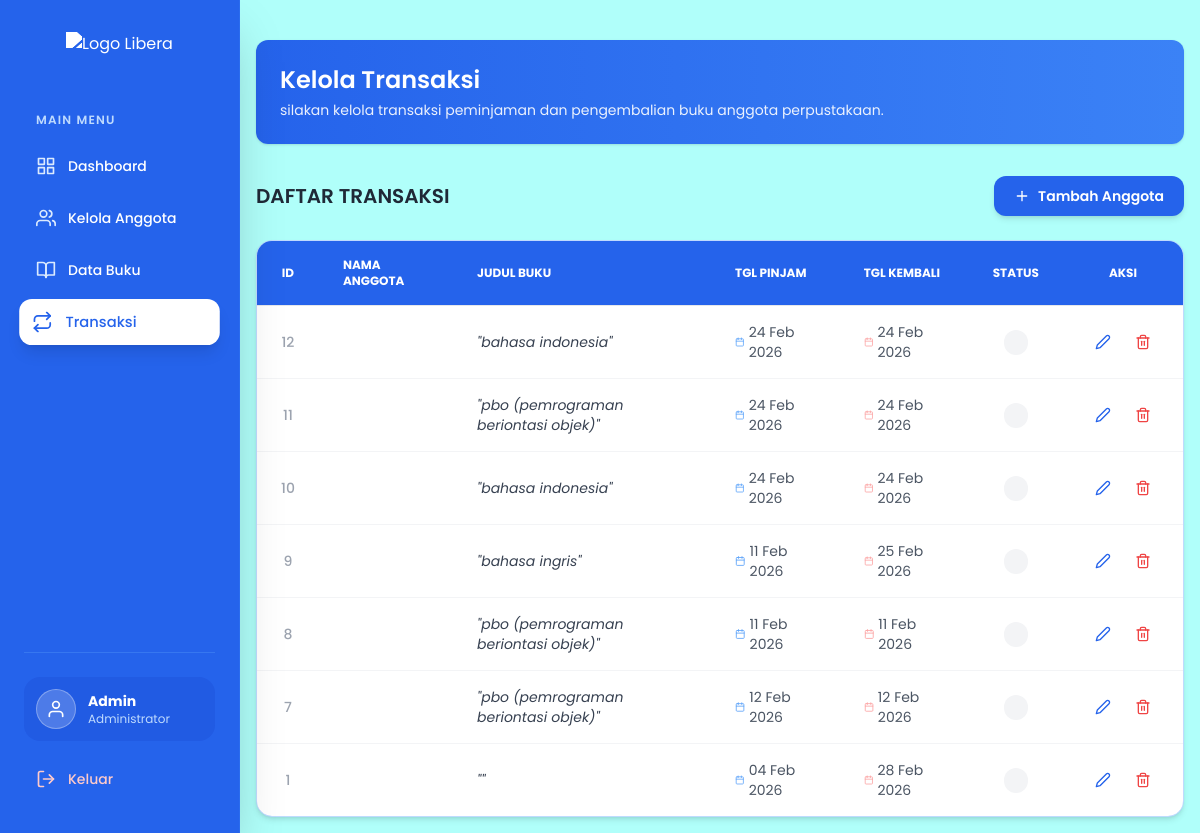
The app's page /Libera/admin/transaksi.php with its own data.
### tables this page shows
CREATE TABLE `transaksi` (
  `id_transaksi` int(11) NOT NULL,
  `id_anggota` int(11) NOT NULL,
  `nama` varchar(100) NOT NULL,
  `judul_buku` varchar(255) NOT NULL,
  `tanggal_pinjam` date NOT NULL,
  `tanggal_kembali` date NOT NULL,
  `status` enum('menunggu konfirmasi','disetujui','ditolak') NOT NULL,
  `id_buku` int(11) DEFAULT NULL
);

### Libera/admin/transaksi.php (the view, shortened to what this page needs)
<?php
include '../config/koneksi.php';
$query = "SELECT transaksi.*, anggota.nama AS nama_anggota
          FROM transaksi
          LEFT JOIN anggota ON transaksi.id_anggota = anggota.id_anggota
          ORDER BY transaksi.id_transaksi DESC";
$result = mysqli_query($koneksi, $query);
?>
<!DOCTYPE html>
<html lang="en">
<head>
    <script src="https://cdn.tailwindcss.com"></script>
</head>
<body class="bg-[#B0FFFA]">
    <?php include 'partials/sidebar.php'; ?>
    <main class="ml-60 p-4 min-h-screen">
        <section>
            <div class="mt-6 bg-gradient-to-r from-blue-600 to-blue-500 p-6 rounded-xl shadow text-white">
                <h2 class="text-2xl font-semibold mb-1">
                    Kelola Transaksi
                </h2>
                <p class="text-sm opacity-90">
                    silakan kelola transaksi peminjaman dan pengembalian buku anggota perpustakaan.
                </p>
            </div>
            <div class="mt-8 flex justify-between items-center mb-6">
                <h2 class="text-xl font-semibold text-gray-800">DAFTAR TRANSAKSI</h2>
                <a href="../admin/tambah_anggota.php"
                    class="flex items-center gap-2 px-5 py-2.5 bg-blue-600 text-white font-semibold rounded-xl hover:bg-blue-700 transition-all shadow-md hover:shadow-lg text-sm">
                    <i data-feather="plus" class="w-4 h-4"></i>
                    Tambah Anggota
                </a>
            </div>
            <div class="mt-4 relative overflow-hidden bg-blue-300 shadow-md rounded-2xl border border-blue-200">
                <table class="w-full text-sm text-left text-gray-600">
                    <thead class="text-xs uppercase bg-blue-600 text-white border-b border-gray-200">
                        <tr>
                            <th class="px-6 py-4 font-bold text-center">ID</th>
                            <th class="px-6 py-4 font-bold">Nama Anggota</th>
                            <th class="px-6 py-4 font-bold">Judul Buku</th>
                            <th class="px-6 py-4 font-bold">Tgl Pinjam</th>
                            <th class="px-6 py-4 font-bold">Tgl Kembali</th>
                            <th class="px-6 py-4 font-bold text-center">Status</th>
                            <th class="px-6 py-4 font-bold text-center">Aksi</th>
                        </tr>
                    </thead>
                    <tbody class="divide-y divide-gray-100 bg-white">
                        <?php
                        while ($row = mysqli_fetch_assoc($result)) {
                            $status_class = "";
                            if ($row['status'] == 'dipinjam') {
                                $status_class = "bg-orange-100 text-orange-600";
                            } elseif ($row['status'] == 'kembali') {
                                $status_class = "bg-green-100 text-green-600";
                            } else {
                                $status_class = "bg-gray-100 text-gray-600";
                            }
                        ?>
                            <tr class="hover:bg-blue-50/50 transition-colors">
                                <td class="px-6 py-4 text-center font-medium text-gray-400">
                                    <?php echo $row['id_transaksi']; ?>
                                </td>
                                <td class="px-6 py-4">
                                </td>
                                <td class="px-6 py-4">
                                    <div class="text-gray-700 italic">"<?php echo $row['judul_buku']; ?>"</div>
                                </td>
                                <td class="px-6 py-4">
                                    <span class="flex items-center gap-1">
                                        <i data-feather="calendar" class="w-3 h-3 text-blue-400"></i>
                                        <?php echo date('d M Y', strtotime($row['tanggal_pinjam'])); ?>
                                    </span>
                                </td>
                                <td class="px-6 py-4">
                                    <span class="flex items-center gap-1">
                                        <i data-feather="calendar" class="w-3 h-3 text-red-300"></i>
                                        <?php echo date('d M Y', strtotime($row['tanggal_kembali'])); ?>
                                    </span>
                                </td>
                                <td class="px-6 py-4 text-center">
                                    <span class="px-3 py-1 rounded-full text-xs font-bold uppercase <?php echo $status_class; ?>">
                                    </span>
                                </td>
                                <td class="px-6 py-4">
                                    <div class="flex items-center justify-center gap-2">
                                        <a href="edit_transaksi.php?id_transaksi=<?php echo $row['id_transaksi']; ?>"
                                           class="p-2 text-blue-600 hover:bg-blue-100 rounded-lg transition-all" title="Edit Transaksi">
                                            <i data-feather="edit-2" class="w-4 h-4"></i>
                                        </a>
                                        <a href="../aksi/aksi_hapus_transaksi.php?id=<?php echo $row['id_transaksi']; ?>"
                                           onclick="return confirm('Yakin ingin menghapus data transaksi ini?')"
                                           class="p-2 text-red-500 hover:bg-red-50 rounded-lg transition-all" title="Hapus">
                                            <i data-feather="trash-2" class="w-4 h-4"></i>
                                        </a>
                                    </div>
                                </td>
                            </tr>
                        <?php
                        }
                        ?>
                    </tbody>
                </table>
            </div>
        </section>
    </main>
</body>
</html>

### Libera/admin/transaksi.php (style rules this page uses)
body { font-family: 'Poppins', sans-serif; }

### records on screen
transaksi: id_transaksi "12", judul_buku "bahasa indonesia", tanggal_pinjam "24 Feb 2026", tanggal_kembali "24 Feb 2026"
transaksi: id_transaksi "11", judul_buku "pbo (pemrograman beriontasi objek)", tanggal_pinjam "24 Feb 2026", tanggal_kembali "24 Feb 2026"
transaksi: id_transaksi "10", judul_buku "bahasa indonesia", tanggal_pinjam "24 Feb 2026", tanggal_kembali "24 Feb 2026"
transaksi: id_transaksi "9", judul_buku "bahasa ingris", tanggal_pinjam "11 Feb 2026", tanggal_kembali "25 Feb 2026"
transaksi: id_transaksi "8", judul_buku "pbo (pemrograman beriontasi objek)", tanggal_pinjam "11 Feb 2026", tanggal_kembali "11 Feb 2026"
transaksi: id_transaksi "7", judul_buku "pbo (pemrograman beriontasi objek)", tanggal_pinjam "12 Feb 2026", tanggal_kembali "12 Feb 2026"
transaksi: id_transaksi "1", tanggal_pinjam "04 Feb 2026", tanggal_kembali "28 Feb 2026"

### other values on screen
$_SESSION['username'] "Admin"
